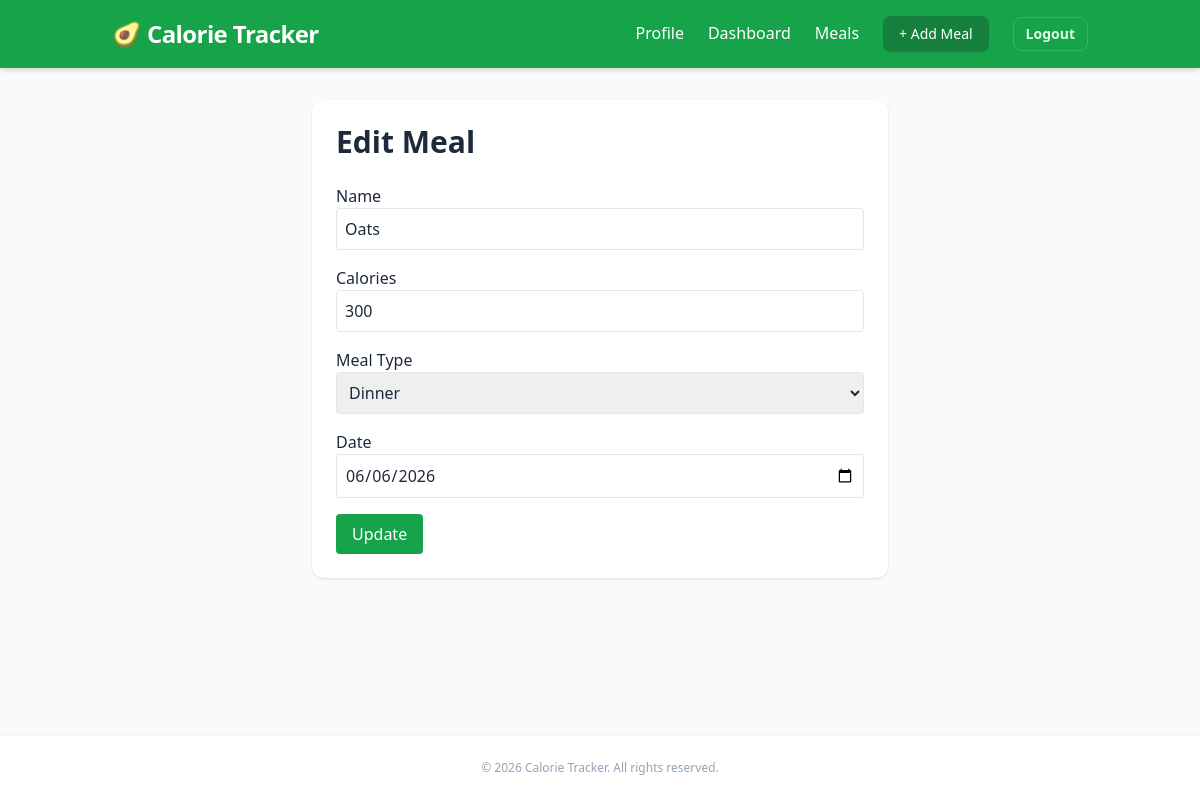
The page /meals/2/edit (signed in) on the database its author committed.
### meals/models.py (models this page shows, shortened)
class FoodEntry(models.Model):
    MEAL_CHOICES = [
        ("Breakfast", "Breakfast"),
        ("Lunch", "Lunch"),
        ("Dinner", "Dinner"),
        ("Snack", "Snack"),
    ]
    user = models.ForeignKey(
        User,
        on_delete=models.CASCADE
    )
    food_name = models.CharField(max_length=100)
    calories = models.PositiveIntegerField()
    meal_type = models.CharField(
        max_length=20,
        choices=MEAL_CHOICES
    )
    date = models.DateField()
    created_at = models.DateTimeField(
        auto_now_add=True
    )

### meals/views.py (the view, shortened to what this page needs)
# urls.py: path("meals/<int:pk>/edit", views.MealUpdateView.as_view(), name="edit_meal"),
class MealUpdateView(
    LoginRequiredMixin,
    UpdateView
):
    model = FoodEntry
    form_class = FoodEntryForm
    template_name = ("meals/edit_meal.html")
    def get_queryset(self):
        return FoodEntry.objects.filter(
            user=self.request.user
        )

### meals/forms.py
class FoodEntryForm(forms.ModelForm):
    class Meta:
        model = FoodEntry
        fields = [
            "food_name",
            "calories",
            "meal_type",
            "date",
        ]
        widgets = {
            "food_name": forms.TextInput(
                attrs={
                    "class": "w-full border p-2 rounded"
                }
            ),
            "calories": forms.NumberInput(
                attrs={
                    "class": "w-full border p-2 rounded"
                }
            ),
            "meal_type": forms.Select(
                attrs={
                    "class": "w-full border p-2 rounded"
                }
            ),
            "date": forms.DateInput(
                attrs={
                    "type": "date",
                    "class": "w-full border p-2 rounded"
                }
            ),
        }

### meals/templates/meals/edit_meal.html (shortened to what this page needs)
{% extends 'meals/base.html' %}
{% block content %}
<div class="max-w-xl mx-auto bg-white p-6 rounded-xl shadow">
    <h2 class="text-3xl font-bold mb-6">
        Edit Meal
    </h2>
       <form method="POST">
    <div class="mb-4">
        <label>Name</label>
        {{ form.food_name }}
    </div>
    <div class="mb-4">
        <label>Calories</label>
        {{ form.calories }}
    </div>
    <div class="mb-4">
        <label>Meal Type</label>
        {{ form.meal_type }}
    </div>
    <div class="mb-4">
        <label>Date</label>
        {{ form.date }}
    </div>
    <button
        type="submit"
        class="bg-green-600 text-white px-4 py-2 rounded"
    >
        Update
    </button>
</form>
</div>
{% endblock %}

### rows shown on the page
FoodEntry: food_name "Oats", calories "300", meal_type "Dinner", date "06/06/2026"
